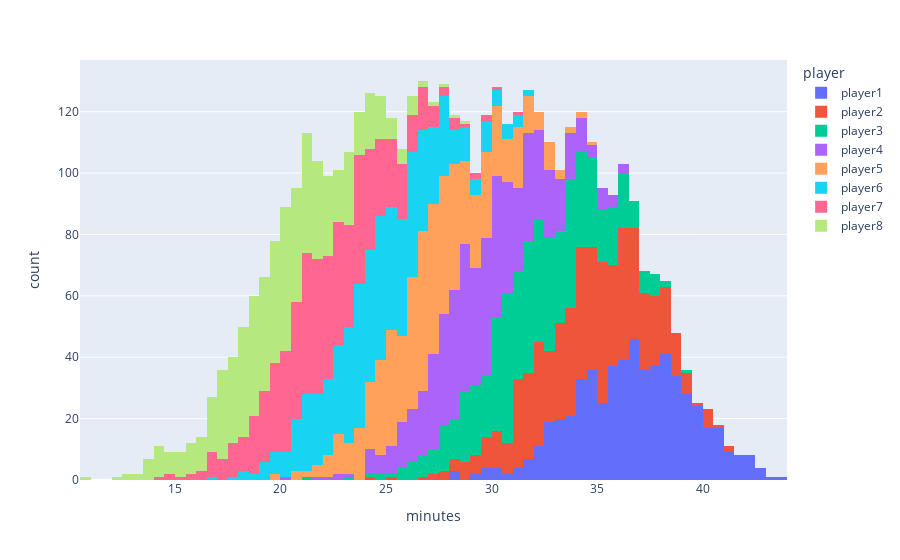

The notebook cell this image was saved under:
### Markdown cell above
# Data Visualization for Minutes Played

### Code cell
import plotly.express as px

# histogram
fig = px.histogram(min_long, x="minutes",color='player')
fig.show()

### Figure 1 — Plotly figure (JSON) as saved in the notebook; plotly's stock layout.template omitted (floating-point values rounded to 4 significant figures; data arrays with more than 128 entries replaced by an {"elided": "..."} marker saying what was removed)
{"data": [{"alignmentgroup": "True", "bingroup": "x", "hovertemplate": "player=player1<br>minutes=%{x}<br>count=%{y}<extra></extra>", "legendgroup": "player1", "marker": {"color": "#636efa", "pattern": {"shape": ""}}, "name": "player1", "offsetgroup": "player1", "orientation": "v", "showlegend": true, "type": "histogram", "x": {"elided": "578 float values"}, "xaxis": "x", "yaxis": "y"}, {"alignmentgroup": "True", "bingroup": "x", "hovertemplate": "player=player2<br>minutes=%{x}<br>count=%{y}<extra></extra>", "legendgroup": "player2", "marker": {"color": "#EF553B", "pattern": {"shape": ""}}, "name": "player2", "offsetgroup": "player2", "orientation": "v", "showlegend": true, "type": "histogram", "x": {"elided": "578 float values"}, "xaxis": "x", "yaxis": "y"}, {"alignmentgroup": "True", "bingroup": "x", "hovertemplate": "player=player3<br>minutes=%{x}<br>count=%{y}<extra></extra>", "legendgroup": "player3", "marker": {"color": "#00cc96", "pattern": {"shape": ""}}, "name": "player3", "offsetgroup": "player3", "orientation": "v", "showlegend": true, "type": "histogram", "x": {"elided": "578 float values"}, "xaxis": "x", "yaxis": "y"}, {"alignmentgroup": "True", "bingroup": "x", "hovertemplate": "player=player4<br>minutes=%{x}<br>count=%{y}<extra></extra>", "legendgroup": "player4", "marker": {"color": "#ab63fa", "pattern": {"shape": ""}}, "name": "player4", "offsetgroup": "player4", "orientation": "v", "showlegend": true, "type": "histogram", "x": {"elided": "578 float values"}, "xaxis": "x", "yaxis": "y"}, {"alignmentgroup": "True", "bingroup": "x", "hovertemplate": "player=player5<br>minutes=%{x}<br>count=%{y}<extra></extra>", "legendgroup": "player5", "marker": {"color": "#FFA15A", "pattern": {"shape": ""}}, "name": "player5", "offsetgroup": "player5", "orientation": "v", "showlegend": true, "type": "histogram", "x": {"elided": "578 float values"}, "xaxis": "x", "yaxis": "y"}, {"alignmentgroup": "True", "bingroup": "x", "hovertemplate": "player=player6<br>minutes=%{x}<br>count=%{y}<extra></extra>", "legendgroup": "player6", "marker": {"color": "#19d3f3", "pattern": {"shape": ""}}, "name": "player6", "offsetgroup": "player6", "orientation": "v", "showlegend": true, "type": "histogram", "x": {"elided": "578 float values"}, "xaxis": "x", "yaxis": "y"}, {"alignmentgroup": "True", "bingroup": "x", "hovertemplate": "player=player7<br>minutes=%{x}<br>count=%{y}<extra></extra>", "legendgroup": "player7", "marker": {"color": "#FF6692", "pattern": {"shape": ""}}, "name": "player7", "offsetgroup": "player7", "orientation": "v", "showlegend": true, "type": "histogram", "x": {"elided": "578 float values"}, "xaxis": "x", "yaxis": "y"}, {"alignmentgroup": "True", "bingroup": "x", "hovertemplate": "player=player8<br>minutes=%{x}<br>count=%{y}<extra></extra>", "legendgroup": "player8", "marker": {"color": "#B6E880", "pattern": {"shape": ""}}, "name": "player8", "offsetgroup": "player8", "orientation": "v", "showlegend": true, "type": "histogram", "x": {"elided": "578 float values"}, "xaxis": "x", "yaxis": "y"}], "layout": {"barmode": "relative", "legend": {"title": {"text": "player"}, "tracegroupgap": 0}, "margin": {"t": 60}, "xaxis": {"anchor": "y", "domain": [0, 1], "title": {"text": "minutes"}}, "yaxis": {"anchor": "x", "domain": [0, 1], "title": {"text": "count"}}}}
